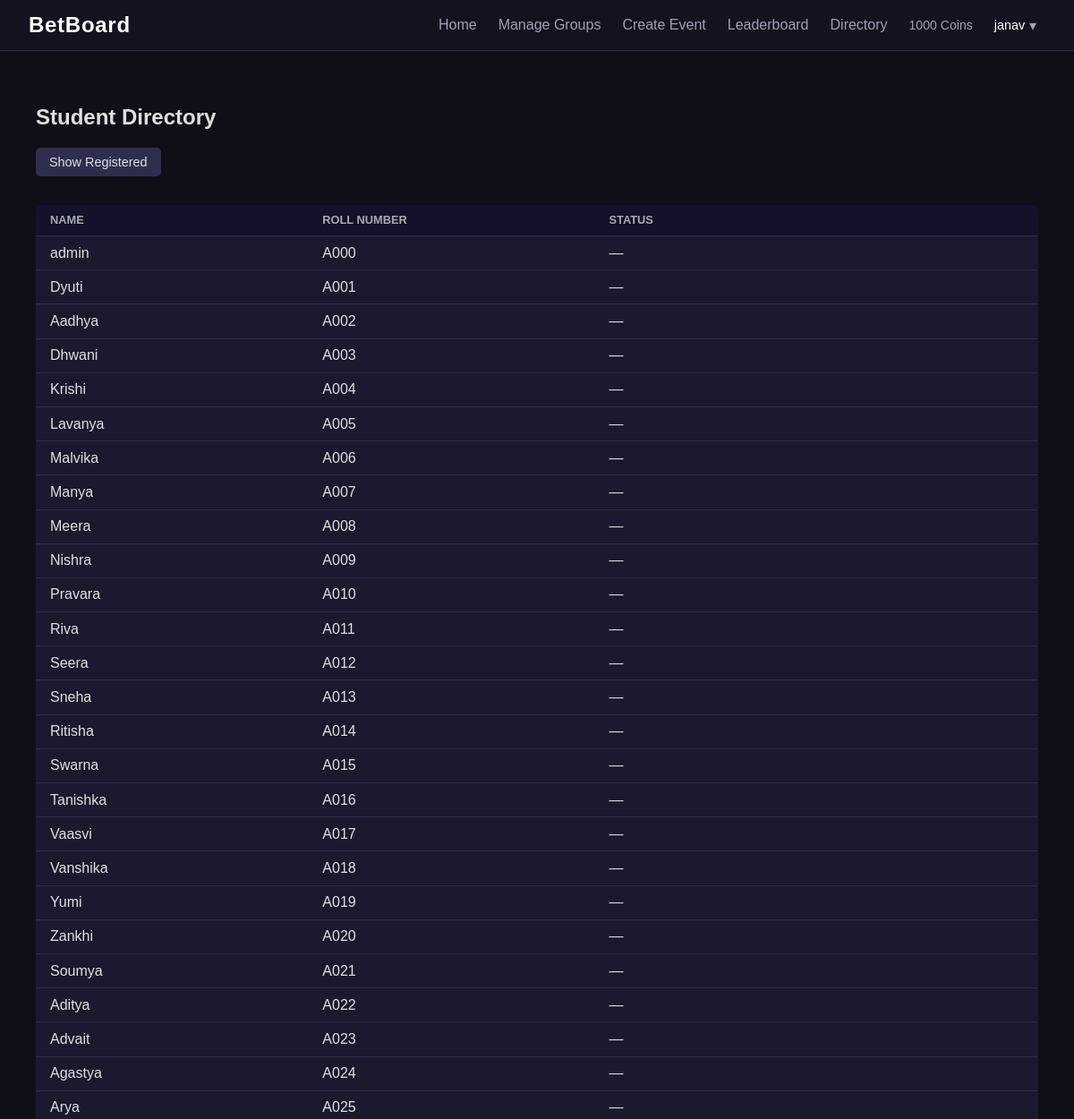
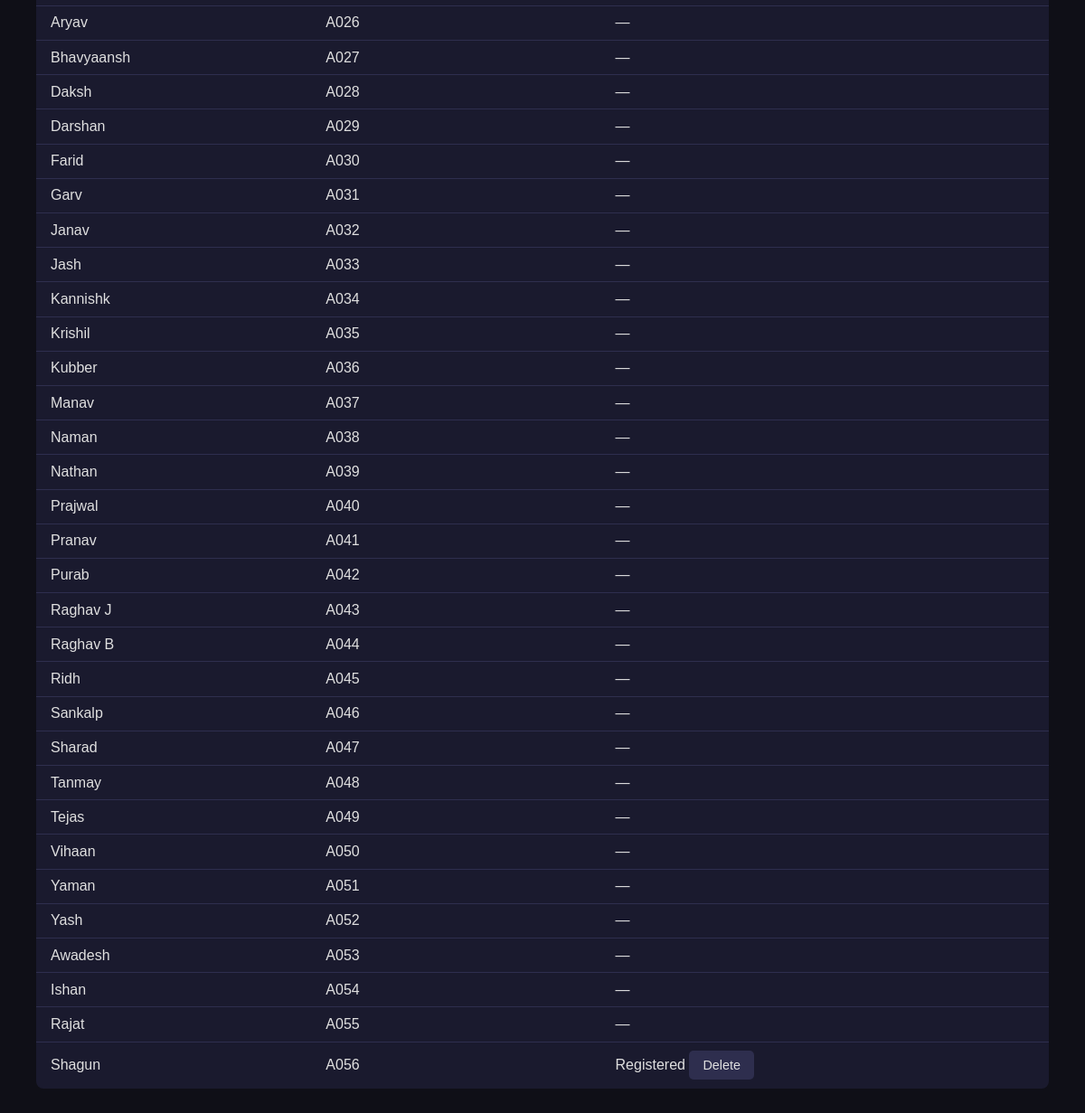
The page /directory (signed in) on the database its author committed (2 pictures, top to bottom).
### models.py (models this page shows)
class User(db.Model):
    __tablename__ = "users"
    id = db.Column(db.Integer, primary_key = True)
    username = db.Column(db.String(50), unique = True, nullable = False)
    password_hash = db.Column(db.String(50), nullable = False)
    coins = db.Column(db.Integer, default = 1000)
    created_at = db.Column(db.DateTime, default = datetime.utcnow)
    is_admin = db.Column(db.Boolean, default = False)
    roll_number = db.Column(db.String(20), unique = True, nullable = False)

### routes/auth.py (the view)
@auth_bp.route('/directory')
def directory():
    if "user_id" not in session:
        return redirect(url_for('auth.login'))
    current_user = db.session.get(User, session['user_id'])
    students = load_students()
    entries =[]
    for s in students:
        registered_user = User.query.filter_by(roll_number=s['roll_number'], is_admin=False).first()
        entries.append({
            'name': s['name'],
            'roll_number': s['roll_number'],
            'registered': registered_user is not None,
            'user_id': registered_user.id if registered_user else None
        })
    return render_template('directory.html', entries=entries, current_user=current_user)

### routes/auth.py (called while the page is built)
def load_students():
    path=os.path.join(os.path.dirname(os.path.abspath(__file__)), '..', 'students.csv')
    students = []
    try:
        with open(path, newline='', encoding='utf-8-sig') as f:
            for row in csv.DictReader(f):
                students.append({
                    'name': row['name'].strip(),
                    'roll_number': row['roll_number'].strip().upper()
                })
    except FileNotFoundError:
        pass
    return students

### templates/directory.html (shortened to what this page needs)
{% extends 'base.html' %}
{% block content %}
<div class="container">
    <h2>Student Directory</h2>
    <button id="filter-btn" onclick="toggleFilter()" style="margin-bottom: 16px;"> Show Registered</button>
    <table class="bet-table">
        <thead>
            <tr>
                <th>Name</th>
                <th>Roll Number</th>
                <th>Status</th>
            </tr>
        </thead>
       <tbody id="directory-body">
            {% for e in entries %}
            <tr data-registered="{{ 'yes' if e.registered else 'no' }}">
                <td>{{ e.name }}</td>
                <td>{{ e.roll_number }}</td>
                <td>
                    {% if e.registered %}Registered{% else %}—{% endif %}
                    {% if current_user.is_admin and e.registered %}
                    <form action="/admin/users/{{ e.user_id }}/delete" method="POST" style="display:inline;">
                        <button type="submit" onclick="return confirm('Delete {{ e.name }}?')">Delete</button>
                    </form>
                    {% endif %}
                </td>
            </tr>
            {% endfor %}
        </tbody>
    </table>
</div>
{% endblock %}

### templates/base.html (shortened to what this page needs)
<!DOCTYPE html>
<html>
<head>
    <link rel="stylesheet" href="{{url_for('static', filename='css/style.css')}}" </head>
<body>
    <nav class="navbar">
        <a href="{{ url_for('betting.dashboard') }}" class="nav-brand">BetBoard</a>
        {%if session.get('user_id')%}
        <div class="nav-right">
            <a href="{{ url_for('betting.dashboard') }}" class="nav-link">Home</a>
            {%if current_user.is_admin%}
                    <a href="{{url_for('admin.admin_groups')}}" class="nav-link">Manage Groups</a>
                    <a href="{{url_for('admin.create_event')}}" class="nav-link">Create Event</a>
            {%else%}
            <a href="{{ url_for('groups.groups') }}" class="nav-link">Groups</a>
             {%endif%}
            <a href="{{ url_for('betting.leaderboard') }}" class="nav-link">Leaderboard</a>
            <a href="{{ url_for('auth.directory') }}" class="nav-link">Directory</a>
            <span class="nav-coins">{{ current_user.coins }} Coins </span>
            <div class="nav-profile-wrapper">
                <button class="nav-profile-btn" onclick="toggleProfileDropdown()">
                    {{ current_user.username }}
                    <span class="nav-caret">▾</span>
                </button>
            </div>
        </div>
        {%endif%}
    </nav>
    <div class="container">
        {% block content %}{% endblock %}
    </div>
</body>
</html>

### static/css/style.css (style rules this page uses)
body { font-family: Arial; background: #0f0f17; color: #e0e0e0; margin: 0; }
a { color: #7eb8f7; }
.navbar { display: flex; align-items: center; justify-content: space-between; padding: 0 2rem; height: 56px; background: #13131f; border-bottom: 1px solid #2a2a3d; position: sticky; top: 0; z-index: 100; }
.nav-brand { font-size: 1.5rem; font-weight: 700; color: #ffffff; text-decoration: none; letter-spacing: 0.03em; }
.nav-link { color: #a0a0b8; text-decoration: none; font-size:1.0rem; transition: color 0.2s; }
.nav-right { font-size: 1rem; display: flex; align-items: center; gap: 1.5rem; }
.nav-coins { font-size: 0.88rem; color: #a0a0b8; }
.nav-profile-wrapper { position: relative; }
.nav-profile-btn { background: none; border: none; color: #ffffff; font-size: 0.9rem; cursor: pointer; display: flex; align-items: center; gap: 0.3rem; padding: 0; }
.nav-caret { font-size: 1rem; color: #a0a0b8; }
.container { padding: 20px; }
button { padding: 8px 15px; margin-right: 10px; cursor: pointer; border: none; border-radius: 5px; background: #2e2e4e; color: #e0e0e0; font-size: 0.9rem; }
table { width: 100%; border-collapse: collapse; background: #1a1a2e; border-radius: 8px; overflow: hidden; }
th, td { padding: 10px 14px; border-bottom: 1px solid #2e2e4e; text-align: left; }
th { background: #12122a; color: #aaa; font-size: 0.78rem; text-transform: uppercase; }
tr:last-child td { border-bottom: none; }
.bet-table { width: 100%; border-collapse: collapse; margin-top: 1rem; background: #1a1a2e; border-radius: 8px; overflow: hidden; }
.bet-table th, .bet-table td { padding: 0.6rem 1rem; border-bottom: 1px solid #2e2e4e; text-align: left; }
.bet-table th { background: #12122a; color: #aaa; font-size: 0.8rem; text-transform: uppercase; }
.bet-table tr:last-child td { border-bottom: none; }

### rows shown on the page
User: coins "1000", username "janav", name "Janav", roll_number "A032"
User: name "Shagun", roll_number "A056", shows "Registered"

### other values the page prints
{{ e.name }} "admin" "Dyuti" "Aadhya" "Dhwani" "Krishi" "Lavanya" "Malvika" "Manya" "Meera" "Nishra" "Pravara" "Riva" "Seera" "Sneha" "Ritisha" "Swarna" "Tanishka" "Vaasvi" "Vanshika" "Yumi" "Zankhi" "Soumya" "Aditya" "Advait" "Agastya" "Arya" "Aryav" "Bhavyaansh" "Daksh" "Darshan" "Farid" "Garv" "Jash" "Kannishk" "Krishil" "Kubber" "Manav" "Naman" "Nathan" "Prajwal" "Pranav" "Purab" "Raghav J" "Raghav B" "Ridh" "Sankalp" "Sharad" "Tanmay" "Tejas" "Vihaan" "Yaman" "Yash" "Awadesh" "Ishan" "Rajat"
{{ e.roll_number }} "A000" "A001" "A002" "A003" "A004" "A005" "A006" "A007" "A008" "A009" "A010" "A011" "A012" "A013" "A014" "A015" "A016" "A017" "A018" "A019" "A020" "A021" "A022" "A023" "A024" "A025" "A026" "A027" "A028" "A029" "A030" "A031" "A033" "A034" "A035" "A036" "A037" "A038" "A039" "A040" "A041" "A042" "A043" "A044" "A045" "A046" "A047" "A048" "A049" "A050" "A051" "A052" "A053" "A054" "A055"
